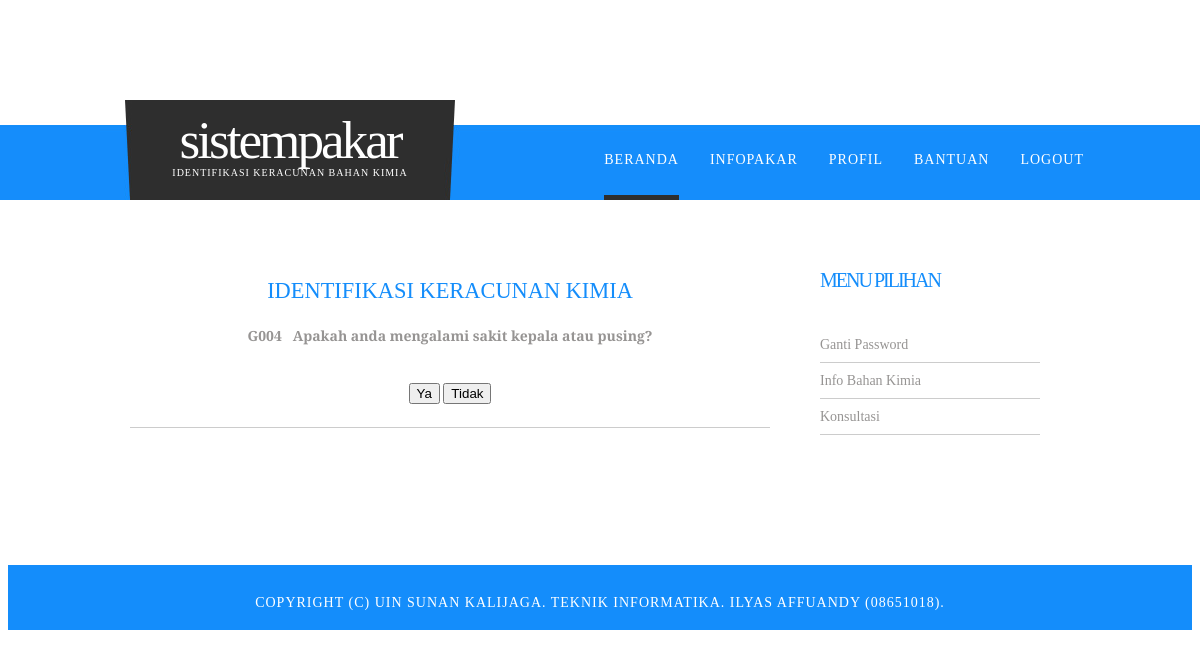
Screenshot of /home.php?page=diagnosa (signed in) with the database file from the repository.
### tables this page shows
CREATE TABLE IF NOT EXISTS `t_pertanyaan` (
  `id` int(3) NOT NULL AUTO_INCREMENT,
  `idg` varchar(4) NOT NULL,
  `g_ya` varchar(5) NOT NULL,
  `g_tidak` varchar(5) NOT NULL,
  PRIMARY KEY (`id`)
);

CREATE TABLE IF NOT EXISTS `gejala` (
  `idg` varchar(4) NOT NULL,
  `gejala` text NOT NULL,
  `pertanyaan` text NOT NULL,
  PRIMARY KEY (`idg`)
);

### page/diagnosa.php (the view, shortened to what this page needs)
<?php
	if (isset($_POST['cur'])){
	if (isset($_POST['ya'])){
		$next = $_POST['yaval'];
			array_push($_SESSION['listgejala'], $_POST['cur']);
		}else if(isset($_POST['tidak'])){
			$next = $_POST['tidakval'];
		}
		if ($next==""){
			echo "<script>window.location.href = 'home.php?page=hasil_diagnosa';</script>";
		}
	}else{
		$mulai = "G004";
		$next = $mulai;
	}
	$qry = mysql_query("SELECT t.idg idg,t.g_ya,t.g_tidak,g.pertanyaan FROM `t_pertanyaan` t
						LEFT JOIN gejala g ON t.idg = g.idg WHERE t.idg='$next'") or die(mysql_error());
	$result = mysql_fetch_array($qry);
?>
<br><br><br>
<div class="content-box-header"><center><h3>IDENTIFIKASI KERACUNAN KIMIA<center></h3></div>
<form action="" id="form" method="post">
	<table width="100%">
	<tr valign="top">
	<td>
		<h4 align="center"><?php echo $result['idg'];?>&nbsp;&nbsp; <?php echo $result['pertanyaan'];?></h4><br/>
	</td>
	</tr>
	<tr valign="top">
	<td align="center"><?php echo '<input class="button" type="submit" value="Ya" name="ya" />
					<input class="button" type="submit" value="Tidak" name="tidak" />';
	?></td>
	</tr>
	</table>
</form>

### css/style.css (style rules this page uses)
body { margin-top: 100px; padding: 0px; background: #FFFFFF url(../images/img02.jpg) repeat-x left top; font-family: 'Arvo', serif; font-size: 14px; color: #969493; }
h1, h2, h3 { margin: 0; padding: 0; font-family: 'Arvo', serif; font-weight: normal; color: #148DFB; }
h3 { font-size: 1.6em; }

### rows the page displays
t_pertanyaan: idg "G004", gejala.pertanyaan "Apakah anda mengalami sakit kepala atau pusing?"
